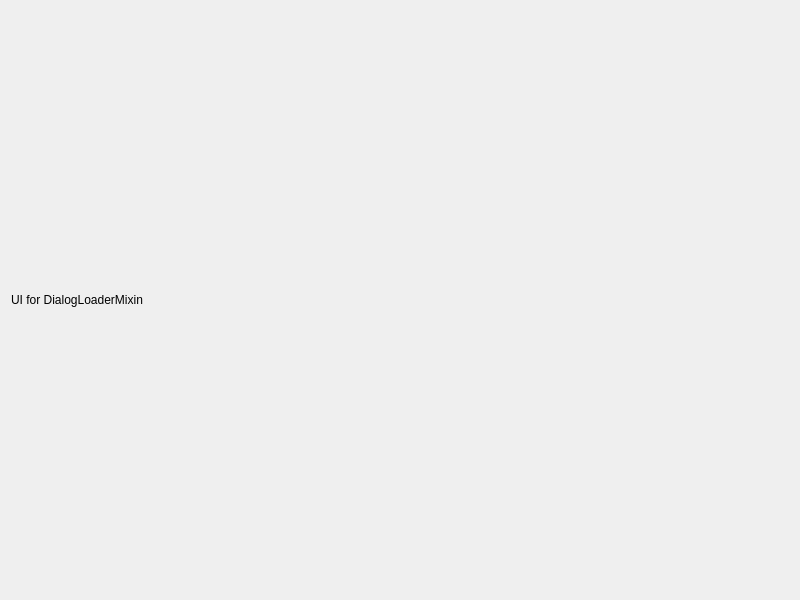
<?xml version="1.0" encoding="UTF-8"?>
<ui version="4.0">
 <class>DialogLoaderMixin</class>
 <widget class="QDialog" name="dialogLoaderMixin">
  <property name="geometry">
   <rect>
    <x>0</x>
    <y>0</y>
    <width>800</width>
    <height>600</height>
   </rect>
  </property>
  <property name="windowTitle">
   <string>Dialog Loader Mixin</string>
  </property>
  <layout class="QVBoxLayout" name="verticalLayout">
   <item>
    <widget class="QLabel" name="label">
     <property name="text">
      <string>UI for DialogLoaderMixin</string>
     </property>
    </widget>
   </item>
  </layout>
 </widget>
 <resources/>
 <connections/>
</ui>
